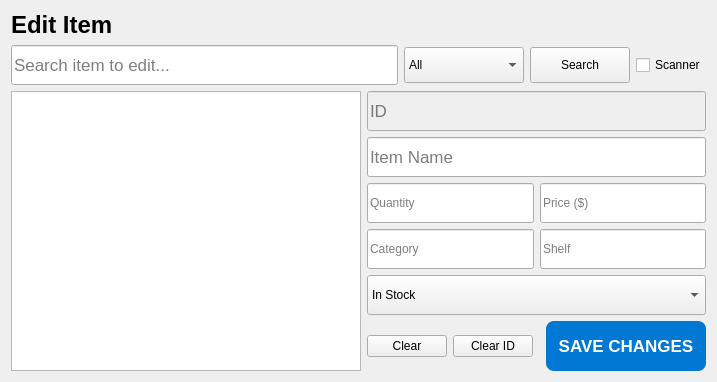
      <widget class="QWidget" name="pageEditItem">
       <layout class="QVBoxLayout" name="editItemLayout">
        <item>
         <widget class="QLabel" name="lblEditItem">
          <property name="text">
           <string>Edit Item</string>
          </property>
          <property name="font">
           <font>
            <pointsize>18</pointsize>
            <weight>75</weight>
            <bold>true</bold>
           </font>
          </property>
         </widget>
        </item>
        <item>
         <layout class="QHBoxLayout" name="editSearchLayout">
          <item>
           <widget class="QLineEdit" name="txtSearch_item_edit">
            <property name="placeholderText">
             <string>Search item to edit...</string>
            </property>
            <property name="minimumSize">
             <size>
              <width>0</width>
              <height>40</height>
             </size>
            </property>
            <property name="font">
             <font>
              <pointsize>13</pointsize>
             </font>
            </property>
           </widget>
          </item>
          <item>
           <widget class="QComboBox" name="cboSearchField_item_edit">
            <property name="minimumSize">
             <size>
              <width>120</width>
              <height>36</height>
             </size>
            </property>
            <item>
             <property name="text">
              <string>All</string>
             </property>
            </item>
            <item>
             <property name="text">
              <string>Name</string>
             </property>
            </item>
            <item>
             <property name="text">
              <string>Category</string>
             </property>
            </item>
            <item>
             <property name="text">
              <string>Shelf</string>
             </property>
            </item>
            <item>
             <property name="text">
              <string>Status</string>
             </property>
            </item>
           </widget>
          </item>
          <item>
           <widget class="QPushButton" name="btnSearch_item_edit">
            <property name="text">
             <string>Search</string>
            </property>
            <property name="minimumSize">
             <size>
              <width>100</width>
              <height>36</height>
             </size>
            </property>
           </widget>
          </item>
         <item>
          <widget class="QCheckBox" name="chkScanner_item_edit">
           <property name="text">
            <string>Scanner</string>
           </property>
          </widget>
         </item>
         </layout>
        </item>
        <item>
         <layout class="QHBoxLayout" name="editListAndFormLayout">
          <item>
           <widget class="QListWidget" name="lstSearch_item_edit">
            <property name="minimumSize">
             <size>
              <width>350</width>
              <height>0</height>
             </size>
            </property>
            <property name="font">
             <font>
              <pointsize>12</pointsize>
             </font>
            </property>
           </widget>
          </item>
          <item>
           <layout class="QVBoxLayout" name="editFormLayout">
            <item>
             <widget class="QLineEdit" name="txtId_item_edit">
              <property name="placeholderText">
               <string>ID</string>
              </property>
              <property name="enabled">
               <bool>false</bool>
              </property>
              <property name="minimumSize">
               <size>
                <width>0</width>
                <height>40</height>
               </size>
              </property>
              <property name="font">
               <font>
                <pointsize>13</pointsize>
               </font>
              </property>
             </widget>
            </item>
            <item>
             <widget class="QLineEdit" name="txtName_item_edit">
              <property name="placeholderText">
               <string>Item Name</string>
              </property>
              <property name="minimumSize">
               <size>
                <width>0</width>
                <height>40</height>
               </size>
              </property>
              <property name="font">
               <font>
                <pointsize>13</pointsize>
               </font>
              </property>
             </widget>
            </item>
            <item>
             <layout class="QHBoxLayout" name="editQtyPriceLayout">
              <item>
               <widget class="QLineEdit" name="txtQuantity_item_edit">
                <property name="placeholderText">
                 <string>Quantity</string>
                </property>
                <property name="minimumSize">
                 <size>
                  <width>0</width>
                  <height>40</height>
                 </size>
                </property>
               </widget>
              </item>
              <item>
               <widget class="QLineEdit" name="txtPrice_item_edit">
                <property name="placeholderText">
                 <string>Price ($)</string>
                </property>
                <property name="minimumSize">
                 <size>
                  <width>0</width>
                  <height>40</height>
                 </size>
                </property>
               </widget>
              </item>
             </layout>
            </item>
            <item>
             <layout class="QHBoxLayout" name="editCatShelfLayout">
              <item>
               <widget class="QLineEdit" name="txtCategory_item_edit">
                <property name="placeholderText">
                 <string>Category</string>
                </property>
                <property name="minimumSize">
                 <size>
                  <width>0</width>
                  <height>40</height>
                 </size>
                </property>
               </widget>
              </item>
              <item>
               <widget class="QLineEdit" name="txtShelf_item_edit">
                <property name="placeholderText">
                 <string>Shelf</string>
                </property>
                <property name="minimumSize">
                 <size>
                  <width>0</width>
                  <height>40</height>
                 </size>
                </property>
               </widget>
              </item>
             </layout>
            </item>
            <item>
             <widget class="QComboBox" name="cboStatus_item_edit">
              <property name="minimumSize">
               <size>
                <width>0</width>
                <height>40</height>
               </size>
              </property>
              <item>
               <property name="text">
                <string>In Stock</string>
               </property>
              </item>
              <item>
               <property name="text">
                <string>Low Stock</string>
               </property>
              </item>
              <item>
               <property name="text">
                <string>Out of Stock</string>
               </property>
              </item>
              <item>
               <property name="text">
                <string>Sold Out</string>
               </property>
              </item>
             </widget>
            </item>
            <item>
             <layout class="QHBoxLayout" name="editBtnLayout">
              <item>
               <widget class="QPushButton" name="btnClear_name_item_edit">
                <property name="text">
                 <string>Clear</string>
                </property>
               </widget>
              </item>
              <item>
               <widget class="QPushButton" name="btnClear_id_item_edit">
                <property name="text">
                 <string>Clear ID</string>
                </property>
               </widget>
              </item>
              <item>
               <spacer name="editItemSpacer">
                <property name="orientation">
                 <enum>Qt::Horizontal</enum>
                </property>
               </spacer>
              </item>
              <item>
               <widget class="QPushButton" name="btnEdit_item">
                <property name="text">
                 <string>SAVE CHANGES</string>
                </property>
                <property name="minimumSize">
                 <size>
                  <width>160</width>
                  <height>50</height>
                 </size>
                </property>
                <property name="font">
                 <font>
                  <pointsize>13</pointsize>
                  <weight>75</weight>
                  <bold>true</bold>
                 </font>
                </property>
                <property name="styleSheet">
                 <string notr="true">QPushButton { background-color: #0078d4; color: white; border: none; border-radius: 8px; } QPushButton:hover { background-color: #005a9e; }</string>
                </property>
               </widget>
              </item>
             </layout>
            </item>
           </layout>
          </item>
         </layout>
        </item>
       </layout>
      </widget>
